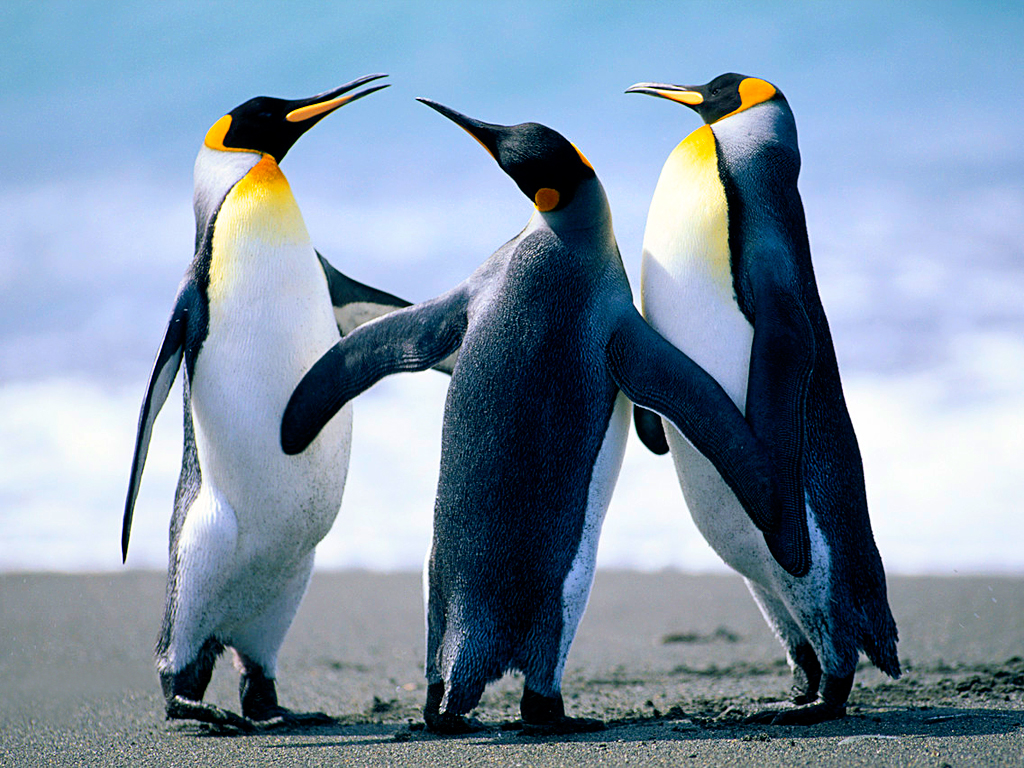
#> input picture CV/Penguins.jpg, 1024 x 768 px
$ python image_overlap.py
#> lines starting #> are read from the running program, lines starting #| are printed output that depends on the picture
import cv2
import matplotlib.pyplot as plt
# reading the image
penguin = cv2.imread('Penguins.jpg', 1)
#> penguin is the input picture: shape (768, 1024, 3); mean B, G, R 168.1, 148, 127.8
messi = cv2.imread('messi.jpg', 1)
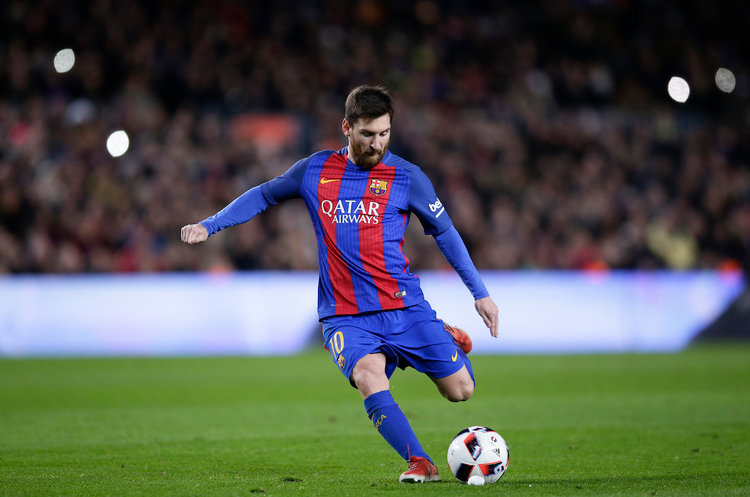
#> input picture CV/messi.jpg, 750 x 497 px
#> messi is the input picture: shape (497, 750, 3); mean B, G, R 78.7, 86.5, 81.4
land_big = cv2.imread('land_big.jpg', 1)
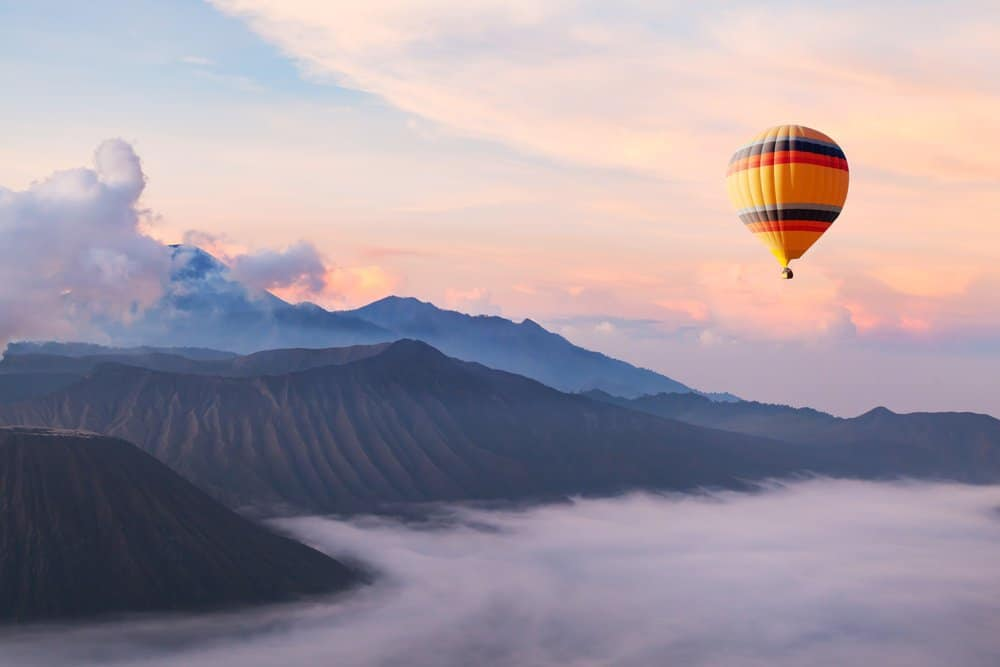
#> input picture CV/land_big.jpg, 1000 x 667 px
#> land_big is the input picture: shape (667, 1000, 3); mean B, G, R 161.9, 151.6, 162.6


# prints img in array form (~BGR)
# print(penguin)
# print(messi)


# resizing the image
# land_small = cv2.resize(land_big, None, fx=.1, fy=.1, interpolation = cv2.INTER_AREA) # based on percentage
land_small = cv2.resize(land_big , (300,200))  # input rows and cols
penguin_small = cv2.resize(penguin, (300,200))
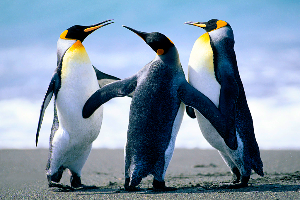
#> penguin_small: shape (200, 300, 3); mean B, G, R 168, 147.9, 127.7
messi_small = cv2.resize(messi, (300,200))
messi_small_orig = messi_small.copy()
messi_small_edit = messi_small.copy()

# image blending of penguin and landscape
superimposed_img = cv2.addWeighted(penguin_small, 0.3, land_small, 0.7, 0)
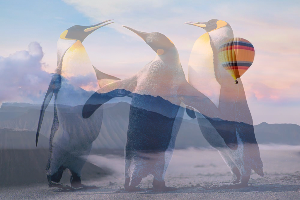
#> superimposed_img: shape (200, 300, 3); mean B, G, R 163.7, 150.5, 152
# cv2.imshow("superimposed_img", superimposed_img)


# making duplicate balls in messi image
ball = messi_small[167:196, 176:209]
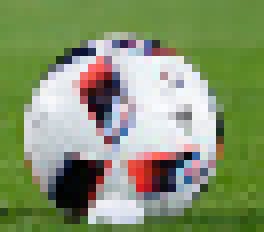
#> ball: shape (29, 33, 3) (shown 8 times larger); mean B, G, R 109.5, 147.9, 132.9
messi_small[167:196, 76:109] = ball
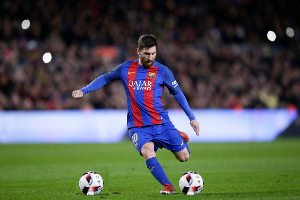
#> messi_small: shape (200, 300, 3); mean B, G, R 79.6, 86.5, 81.9
# [8 lines of commented-out code are left out]
cv2.line(messi_small_edit, (0,150), (50,200), (233,45,100), 2)
cv2.rectangle(messi_small_edit, (176,167), (209, 196), (123,231,87), 2)
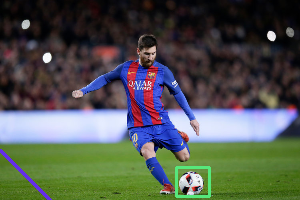
#> messi_small_edit: shape (200, 300, 3); mean B, G, R 79.9, 86.6, 81.4

# [8 lines of commented-out code are left out]

plt.subplot(231), plt.imshow(land_small), plt.title("land_small")
plt.subplot(232), plt.imshow(penguin_small), plt.title("penguin_small")
plt.subplot(233), plt.imshow(superimposed_img), plt.title("superimposed_img")
plt.subplot(234), plt.imshow(messi_small_orig), plt.title("messi_small_orig")
plt.subplot(235), plt.imshow(messi_small), plt.title("messi_small")
plt.subplot(236), plt.imshow(messi_small_edit), plt.title("messi_small_edit")


plt.show()
#> figure, not shown here; B, G, R data is drawn as R, G, B
# [11 lines of commented-out code are left out]
cv2.waitKey(5000)   # 5 sec

cv2.destroyAllWindows()
